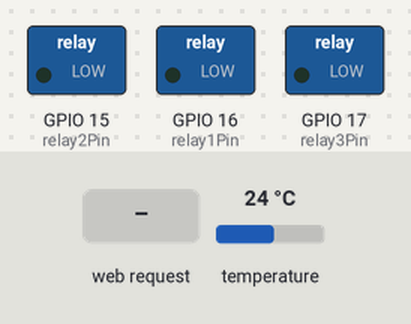
Bench run of a sketch on a simulated ESP32. Parts: switched loads named in the sketch (green lamp = pin HIGH). The test bench sets the inputs (shaded band); at power-on: temperature 24 °C. WiFi joins after 1.5 s; servers stay silent unless stated; storage starts empty; what the sketch prints to the serial monitor is not drawn.

Above: at 4.7 s.
4.8 s: HTTP request GET /bulb-true received
At 5.9 s:
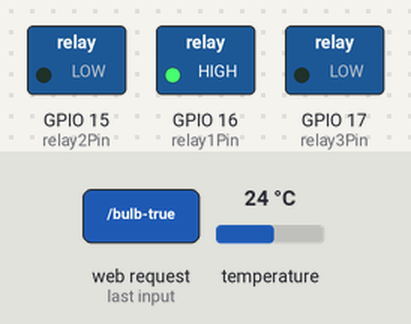
6.3 s: HTTP request GET /ac-true received
At 7.0 s:
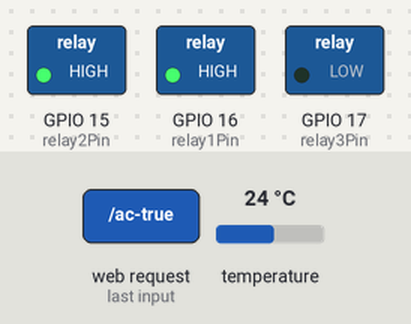
7.8 s: HTTP request GET /bulb-false received
At 8.2 s:
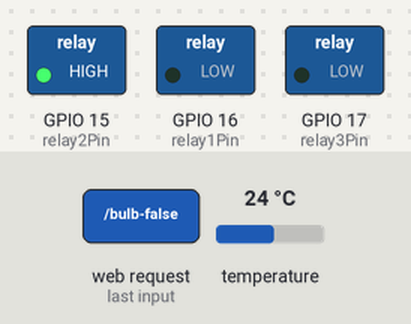
9.3 s: HTTP request GET /light-true received
At 10.5 s:
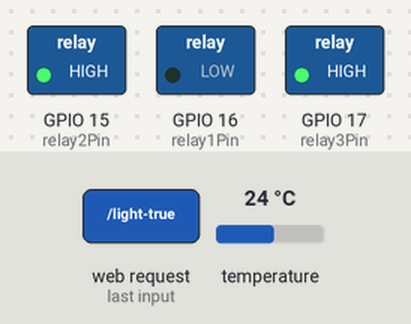
10.8 s: HTTP request GET /ac-false received
At 11.7 s:
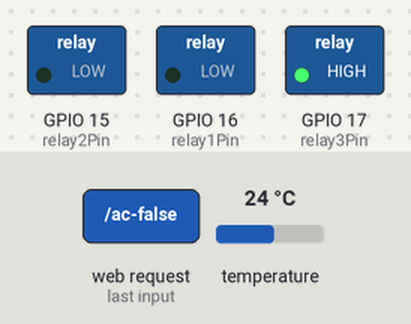
12.3 s: HTTP request GET /light-false received
At 12.8 s:
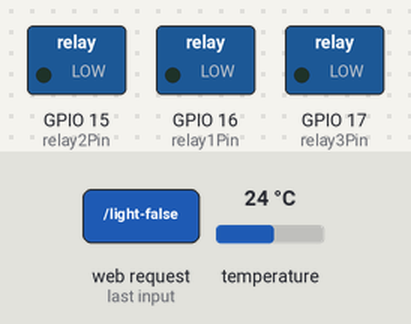
Timing chart, 0 to 14.8 s (numbered marks = the images above; inputs shaded):
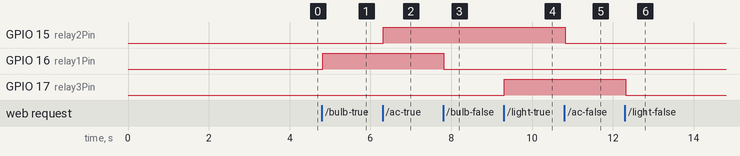

The sketch:

esp32.ino
```cpp
#include <WiFi.h>
#include <FS.h>
#include <ESPAsyncWebServer.h>
#include <LittleFS.h>
#include <DHT.h>  // Example for a DHT sensor, replace with your sensor library
#include <OneWire.h>
#include <DallasTemperature.h>

// Replace with your network credentials
const char* ssid = "orionspace_2";
const char* password = "CLB2C85750";

const int relay1Pin = 16;
const int relay2Pin = 15;
const int relay3Pin = 17;

const int pin35 = 35;
const int pin36 = 36;


// Create AsyncWebServer object on port 80
AsyncWebServer server(80);


// GPIO where the DS18B20 is connected to
const int oneWireBus = 21;

// Setup a oneWire instance to communicate with any OneWire devices
OneWire oneWire(oneWireBus);

// Pass our oneWire reference to Dallas Temperature sensor
DallasTemperature sensors(&oneWire);

// Variables to store temperature values
String temperatureF = "";
String temperatureC = "";

// Timer variables
unsigned long lastTime = 0;
unsigned long timerDelay = 30000;


String readDSTemperatureC() {
  // Call sensors.requestTemperatures() to issue a global temperature and Requests to all devices on the bus
  sensors.requestTemperatures();
  float tempC = sensors.getTempCByIndex(0);

  if(tempC == -127.00) {
    Serial.println("Failed to read from DS18B20 sensor");
    return "--";
  } else {
    Serial.print("Temperature Celsius: ");
    Serial.println(tempC);
  }
  return String(tempC);
}

String readDSTemperatureF() {
  // Call sensors.requestTemperatures() to issue a global temperature and Requests to all devices on the bus
  sensors.requestTemperatures();
  float tempF = sensors.getTempFByIndex(0);

  if(int(tempF) == -196){
    Serial.println("Failed to read from DS18B20 sensor");
    return "--";
  } else {
    Serial.print("Temperature Fahrenheit: ");
    Serial.println(tempF);
  }
  return String(tempF);
}

// Replaces placeholder with DS18B20 values
String processor(const String& var){
  //Serial.println(var);
  if(var == "TEMPERATUREC"){
    return temperatureC;
  }
  else if(var == "TEMPERATUREF"){
    return temperatureF;
  }
  return String();
}

void setup() {
  // Initialize Serial Monitor
  Serial.begin(115200);

   // Start the DS18B20 sensor
  sensors.begin();

  pinMode(relay1Pin, OUTPUT);
  pinMode(relay2Pin, OUTPUT);
  pinMode(relay3Pin, OUTPUT);
  pinMode(oneWireBus, INPUT);

  pinMode(pin35, INPUT_PULLUP);
  pinMode(pin36, INPUT_PULLUP);

  temperatureC = readDSTemperatureC();
  temperatureF = readDSTemperatureF();

  // Initialize LittleFS
  if(!LittleFS.begin()){
    Serial.println("An Error has occurred while mounting LittleFS");
    return;
  }

  // Connect to Wi-Fi
  WiFi.begin(ssid, password);
  while (WiFi.status() != WL_CONNECTED) {
    delay(1000);
    Serial.println("Connecting to WiFi...");
  }
  Serial.println("Connected to WiFi");

  // Print ESP32 Local IP Address
  Serial.println(WiFi.localIP());

   // Route for root / web page
  server.on("/", HTTP_GET, [](AsyncWebServerRequest *request){
    request->send(LittleFS, "/index.html");
  });

  // Route to load style.css file
  server.on("/style.css", HTTP_GET, [](AsyncWebServerRequest *request){
    request->send(LittleFS, "/style.css", "text/css");
  });

  // Route to load script.js file
  server.on("/jquery-3.7.0.js", HTTP_GET, [](AsyncWebServerRequest *request){
    request->send(LittleFS, "/jquery-3.7.0.js", "application/javascript");
  });

  // Route to load image.png file
  server.on("/logo.png", HTTP_GET, [](AsyncWebServerRequest *request){
      request->send(LittleFS, "/logo.png", "image/png");
  });

  // Route to set GPIO to HIGH
  server.on("/bulb-true", HTTP_GET, [](AsyncWebServerRequest *request){
    digitalWrite(relay1Pin, HIGH);
    //request->send(LittleFS, "/index.html");
  });

  // Route to set GPIO to LOW
  server.on("/bulb-false", HTTP_GET, [](AsyncWebServerRequest *request){
    digitalWrite(relay1Pin, LOW);
    //request->send(LittleFS, "/index.html");
  });

  // Route to set GPIO to HIGH
  server.on("/ac-true", HTTP_GET, [](AsyncWebServerRequest *request){
    digitalWrite(relay2Pin, HIGH);
    //request->send(LittleFS, "/index.html");
  });

  // Route to set GPIO to LOW
  server.on("/ac-false", HTTP_GET, [](AsyncWebServerRequest *request){
    digitalWrite(relay2Pin, LOW);
    //request->send(LittleFS, "/index.html");
  });

  // Route to set GPIO to HIGH
  server.on("/light-true", HTTP_GET, [](AsyncWebServerRequest *request){
    digitalWrite(relay3Pin, HIGH);
    //request->send(LittleFS, "/index.html");
  });

  // Route to set GPIO to LOW
  server.on("/light-false", HTTP_GET, [](AsyncWebServerRequest *request){
    digitalWrite(relay3Pin, LOW);
    //request->send(LittleFS, "/index.html");
  });

  server.on("/temperaturec", HTTP_GET, [](AsyncWebServerRequest *request){
    request->send_P(200, "text/plain", temperatureC.c_str());
  });
  server.on("/temperaturef", HTTP_GET, [](AsyncWebServerRequest *request){
    request->send_P(200, "text/plain", temperatureF.c_str());
  });

  // Handle switch statuses
  server.on("/pin-status", HTTP_GET, [](AsyncWebServerRequest *request){
    int status35 = digitalRead(pin35);
    int status36 = digitalRead(pin36);
    String status35_str = (status35 == LOW) ? "pressed" : "released";
    String status36_str = (status36 == LOW) ? "pressed" : "released";
    String json = "{\"status35\":\"" + status35_str + "\", \"status36\":\"" + status36_str + "\"}";
    request->send(200, "application/json", json);
  });


  // Start server
  server.begin();
}

void loop() {
  if ((millis() - lastTime) > timerDelay) {
    temperatureC = readDSTemperatureC();
    temperatureF = readDSTemperatureF();
    lastTime = millis();
  }


}
```

Measured:
- after the input at 4.8 s, GPIO 16 (relay1Pin): LOW → HIGH at once
- after the input at 6.3 s, GPIO 15 (relay2Pin): LOW → HIGH at once
- after the input at 7.8 s, GPIO 16 (relay1Pin): HIGH → LOW at once
- after the input at 9.3 s, GPIO 17 (relay3Pin): LOW → HIGH at once
- after the input at 10.8 s, GPIO 15 (relay2Pin): HIGH → LOW at once
- after the input at 12.3 s, GPIO 17 (relay3Pin): HIGH → LOW at once
